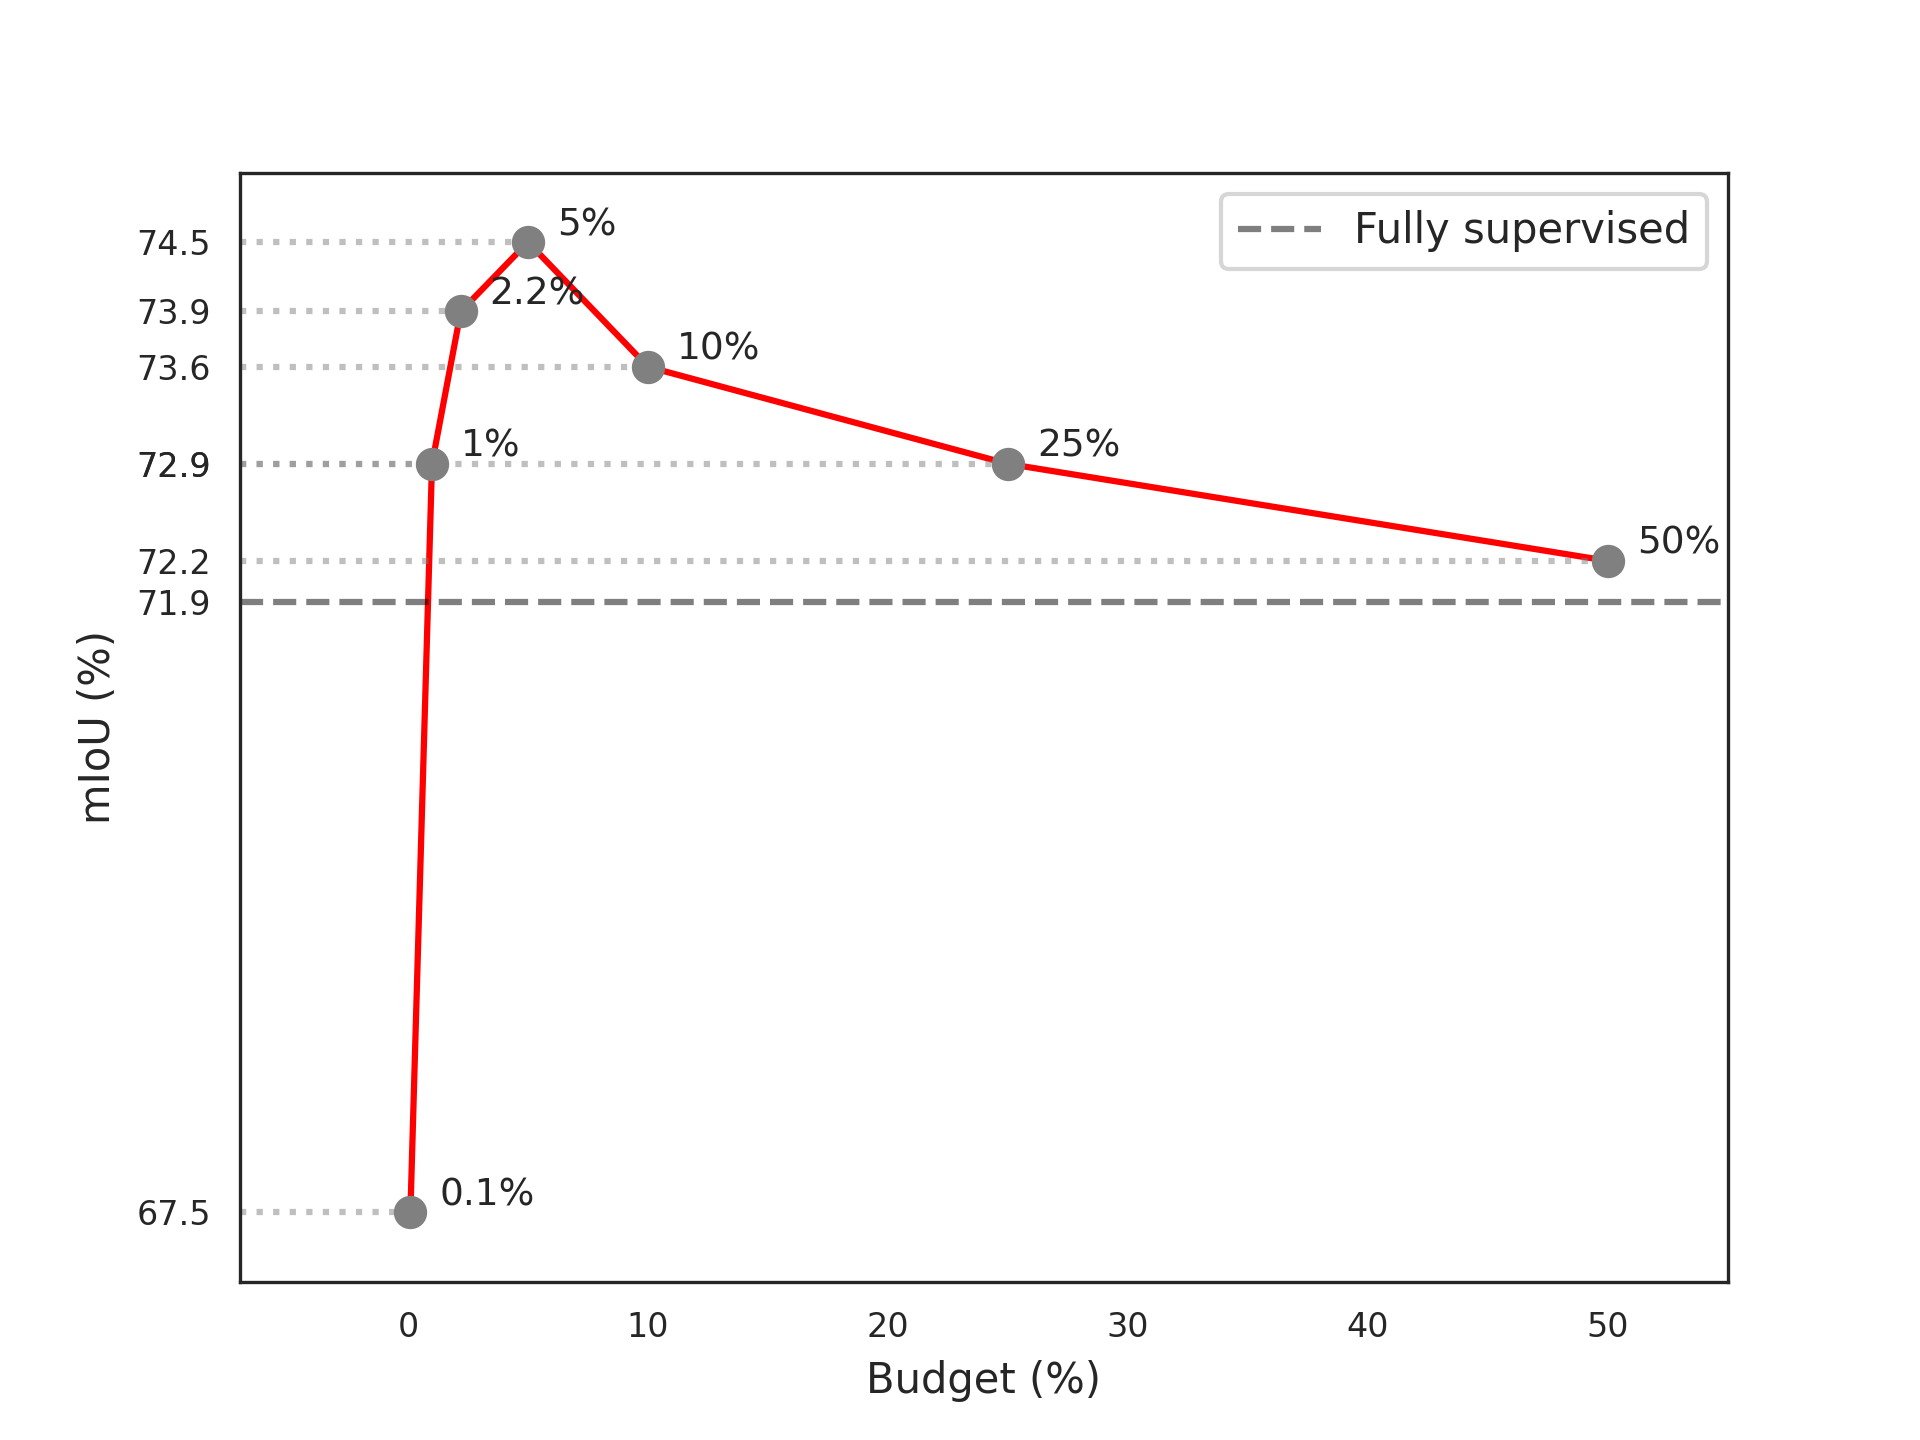

This figure's Python source:
import seaborn as sns
import matplotlib.pyplot as plt

# Define x and y values
budget = [0.1, 1, 2.2, 5, 10, 25, 50]
miou = [69.6, 73.1, 73.5, 74.1, 73.4, 72.8, 72.3]
fully_sup = 71.9
budget_str = [str(y) + "%" for y in budget]
miou_str = [str(y) for y in miou]
miou[2] += 0.1

# Set a pastel color palette
# colors = ["#FACFD7", "#FFE4C4", "#E1D5E7", "#D0F0C0", "#FFD1DC", "#BFEFFF", "#FFDAB9", "#FFBBCC"]
colors = ["red", "blue", "green", "purple", "orange", "magenta", "cyan", "brown"]
sns.set_palette(colors)

# Create a Seaborn line plot
sns.set_style("white")
sns.lineplot(x=budget, y=miou)

xmin = -7
xmax = 55

for i in range(len(budget)):
    plt.plot(budget[i], miou[i], "o", color="grey", markersize=7)
    plt.hlines(
        y=miou[i],
        xmin=xmin,
        xmax=budget[i],
        color="grey",
        alpha=0.5,
        linestyles="dotted",
    )
    plt.text(budget[i] + 1.2, miou[i] + 0.05, budget_str[i], fontsize=9)

# Plot fully supervised
plt.hlines(
    y=fully_sup,
    xmin=xmin,
    xmax=xmax,
    color="black",
    alpha=0.5,
    linestyles="dashed",
    label="Fully supervised",
)
plt.legend()

# Set y-axis tick locations and labels
plt.xticks(fontsize=8)
plt.yticks([fully_sup] + miou, [str(fully_sup)] + miou_str, fontsize=8)

# Other params
# plt.xscale("log")
plt.ylim(min(miou) - 0.5, max(miou) + 0.5)
plt.xlim(xmin, xmax)  # -20, 105

# Set title and axis labels
# plt.title("Performance variation on GTAV → Cityscapes\n with different budgets for pixels labeling", fontdict={'fontsize': 10})
plt.xlabel("Budget (%)")
plt.ylabel("mIoU (%)")

# Display the plot
plt.show()
plt.savefig("visualizations/budget_plot.png", dpi=300)
